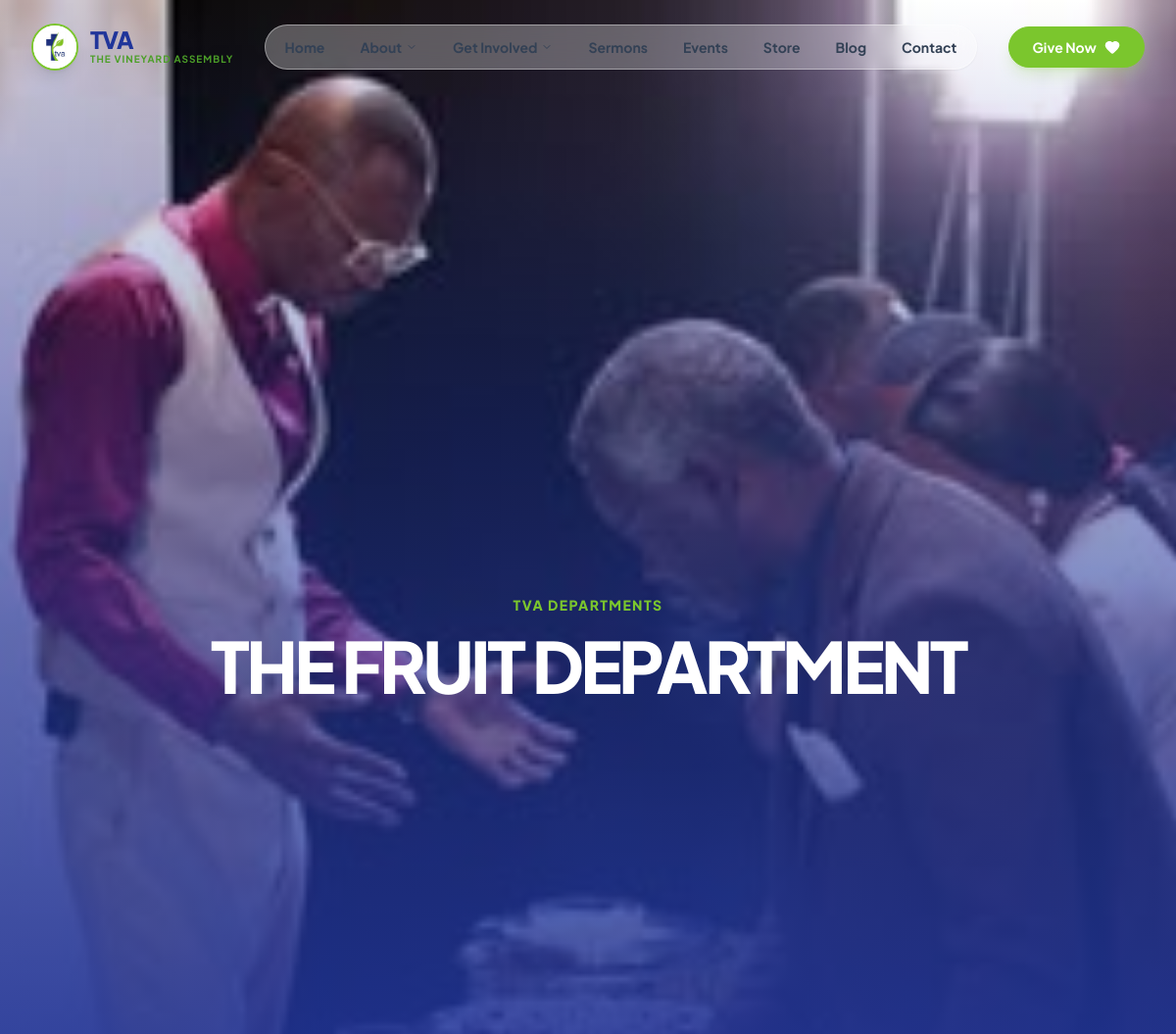
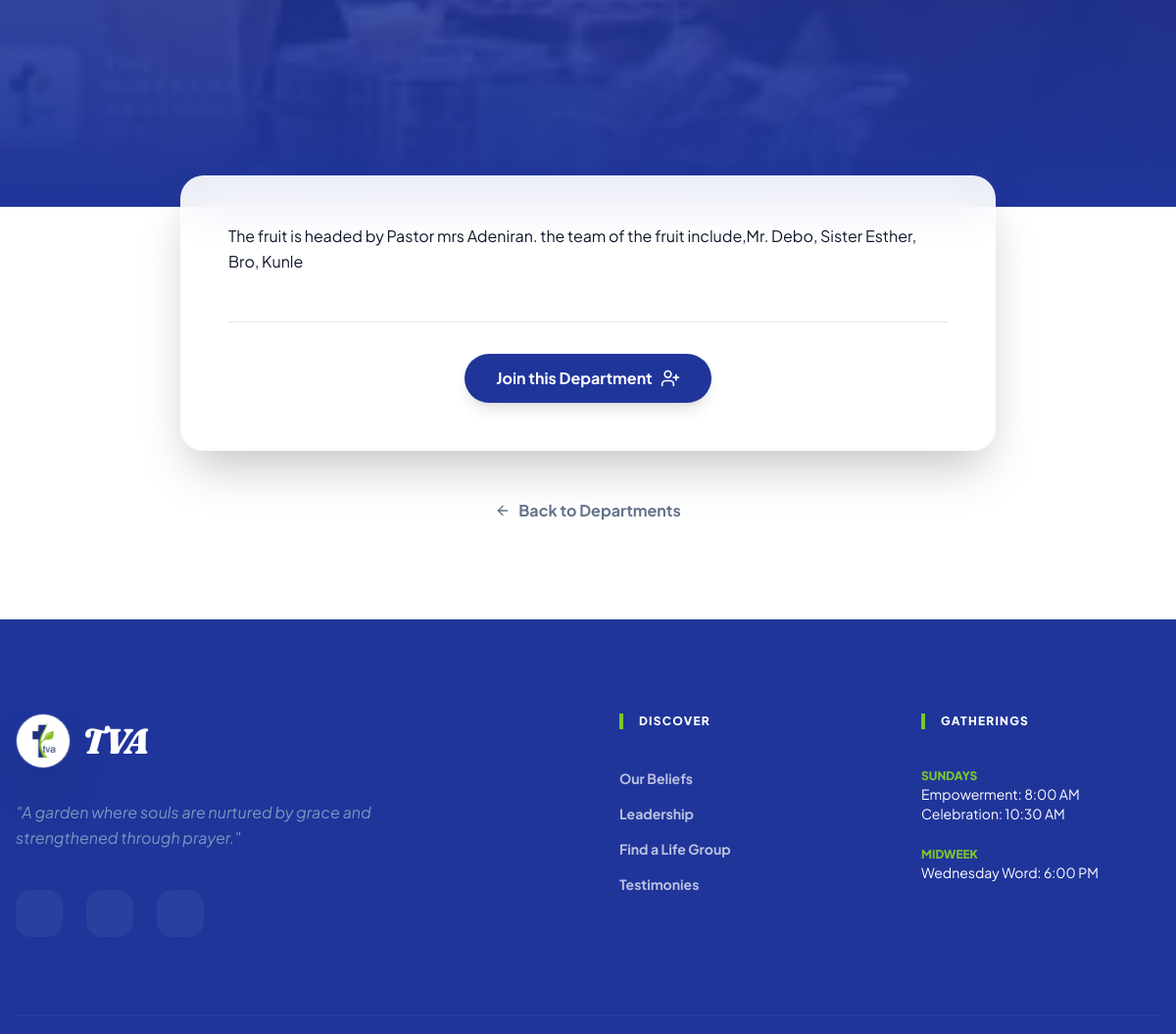
The page /departments/the-fruit-department/ on the database its author committed (2 pictures, top to bottom).
### departments/models.py (models this page shows, shortened)
class Department(models.Model):
    name = models.CharField(max_length=200)
    slug = models.SlugField(unique=True, blank=True, help_text="Auto-generated from name")
    card_image = models.ImageField(upload_to='departments/cards/', help_text="Image displayed on the department list.")
    card_summary = models.TextField(help_text="Short description for the card overview.")
    hero_image = models.ImageField(upload_to='departments/heroes/', help_text="Large banner image for the department detail page.")
    content = CKEditor5Field('Content', config_name='default', help_text="Full details about the department (History, activities, etc.)")
    order = models.PositiveIntegerField(default=0, help_text="Order in the list (lowest first)")
    class Meta:
        ordering = ['order', 'name']

### departments/views.py (the view)
# urls.py: path('<slug:slug>/', views.department_detail, name='department_detail'),
def department_detail(request, slug):
    department = get_object_or_404(Department, slug=slug)
    return render(request, 'department_detail.html', {'department': department})

### payments/context_processors.py (called while the page is built)
def payment_info(request):
    return {
        'bank_info': BankDetail.objects.filter(is_active=True).first()
    }

### templates/department_detail.html (shortened to what this page needs)
{% extends 'base.html' %}
{% load static %}
{% block content %}
<div class="relative w-full h-[60vh] flex items-center justify-center overflow-hidden">
    <div class="absolute inset-0">
        {% if department.hero_image %}
            <img src="{{ department.hero_image.url }}" alt="{{ department.name }}" class="w-full h-full object-cover">
        {% else %}
            <div class="w-full h-full bg-gradient-to-r from-primary to-accent"></div>
        {% endif %}
        <div class="absolute inset-0 bg-gradient-to-t from-primary via-primary/60 to-transparent"></div>
    </div>
    <div class="relative z-10 text-center px-4 max-w-5xl mx-auto pt-20">
        <span class="text-secondary font-black uppercase tracking-widest text-sm mb-4 block animate-fade-in-up">TVA Departments</span>
        <h1 class="text-5xl md:text-7xl font-black text-white mb-6 tracking-tighter uppercase animate-fade-in-up delay-100">
            {{ department.name }}
        </h1>
    </div>
</div>
<section class="py-24 bg-white relative">
    <div class="max-w-4xl mx-auto px-4 sm:px-6 lg:px-8">
        <div class="glass-card rounded-3xl p-8 md:p-12 -mt-32 relative z-20 bg-white/90 backdrop-blur-xl shadow-2xl animate-fade-in-up delay-200">
            <div class="prose prose-lg prose-slate max-w-none">
                {{ department.content|safe }}
            </div>
            <div class="mt-12 pt-8 border-t border-slate-200 flex justify-center">
                <a href="{% url 'get_involved:registration' %}" class="inline-flex items-center gap-2 bg-primary text-white px-8 py-3 rounded-full font-bold hover:bg-secondary hover:text-primary transition-all shadow-lg">
                    Join this Department <i data-lucide="user-plus" class="w-5 h-5"></i>
                </a>
            </div>
        </div>
        <div class="mt-12 text-center">
             <a href="{% url 'department_list' %}" class="inline-flex items-center gap-2 text-slate-500 font-bold hover:text-primary transition-colors">
                <i data-lucide="arrow-left" class="w-4 h-4"></i> Back to Departments
            </a>
        </div>
    </div>
</section>
{% endblock %}

### static/style.css (style rules this page uses)
:root { --brand-primary: #1F317D; --brand-secondary: #81C225; --brand-accent: #010066; }
body { font-family: 'Plus Jakarta Sans', sans-serif; background-color: #c2f2ff; color: #1a1a1a; overflow-x: hidden; }
.glass-card { background: rgba(255, 255, 255, 0.25); backdrop-filter: blur(16px); -webkit-backdrop-filter: blur(16px); border: 1px solid rgba(255, 255, 255, 0.3); box-shadow: 0 8px 32px 0 rgba(31, 38, 135, 0.15); }

### rows shown on the page
Department: hero_image (picture), name "THE FRUIT DEPARTMENT", content "The fruit is headed by Pastor mrs Adeniran. the team of the fruit include,Mr. Debo, Sister Esther, Bro, Kunle"
